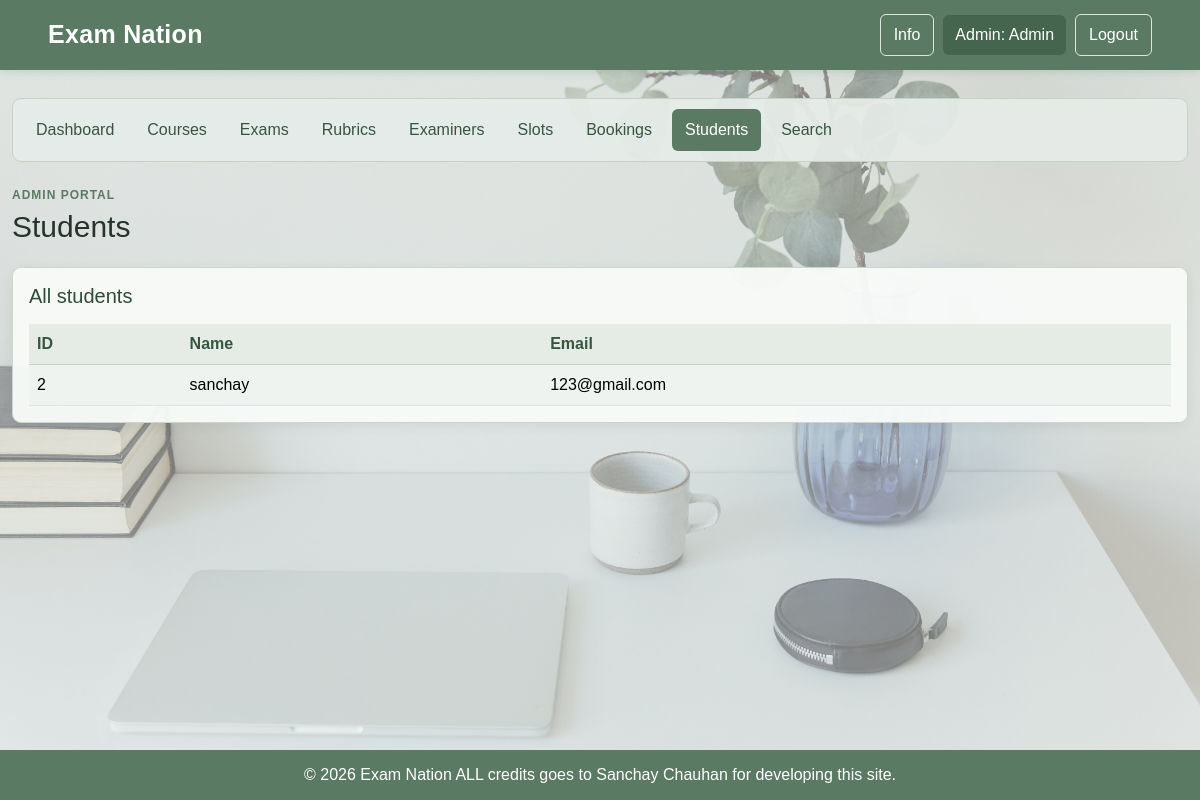
/admin/students (signed in), run on an earlier commit of the app's database.
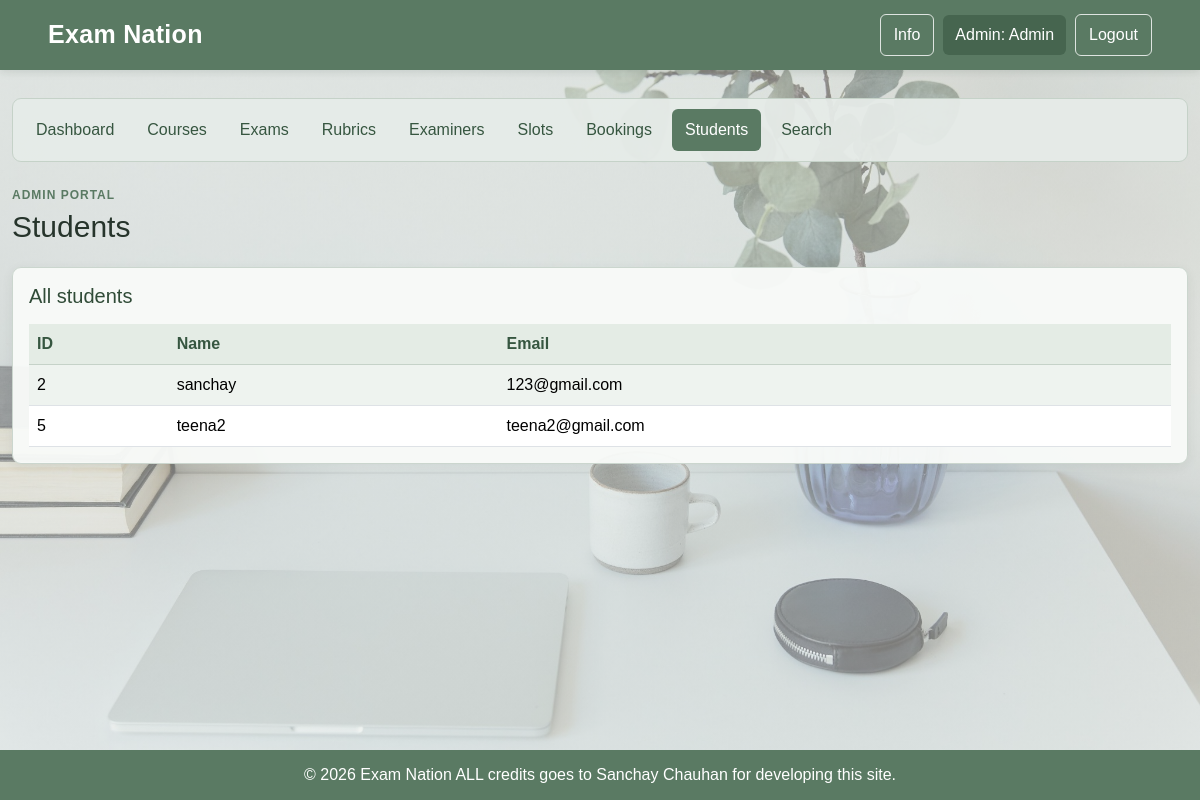
And on a later commit of the database.
### model.py (models this page shows)
class User(db.Model):
    __tablename__ = "User"
    id = db.Column(db.Integer, primary_key=True)
    name = db.Column(db.String(120), nullable=False)
    email = db.Column(db.String(120), nullable=False, unique=True)
    password = db.Column(db.String(255), nullable=False)
    role = db.Column(db.String(20), nullable=False)
    status = db.Column(db.String(20), default="pending")
    phone = db.Column(db.String(15))
    qualification = db.Column(db.String(100))
    experience = db.Column(db.Integer)
    department = db.Column(db.String(100))

### app.py (the view)
@app.route('/admin/students')
def admin_students():
    if not admin_only():
        return redirect(url_for('login'))
    return render_template("admin/students.html", students=User.query.filter_by(role="student").all())

### app.py (called while the page is built)
def admin_only():
    return "user_id" in session and session.get("role") == "admin"

### templates/admin/students.html
{% extends "portal.html" %}
{% set active = 'students' %}
{% block heading %}Students{% endblock %}
{% block portal_body %}
<div class="card card-body mb-4">
    <h3 class="h5 mb-3">All students</h3>
    <div class="table-responsive"><table class="table table-striped table-hover align-middle mb-0">
        <thead><tr><th>ID</th><th>Name</th><th>Email</th></tr></thead>
        {% for u in students %}<tr><td>{{ u.id }}</td><td>{{ u.name }}</td><td>{{ u.email }}</td></tr>
        {% else %}<tr><td colspan="3" class="text-center text-muted">No students yet</td></tr>{% endfor %}
    </table></div>
</div>
{% endblock %}

What changed in the data, as far as the page shows it:
added User: id "5", name "teena2", email "teena2@gmail.com"
